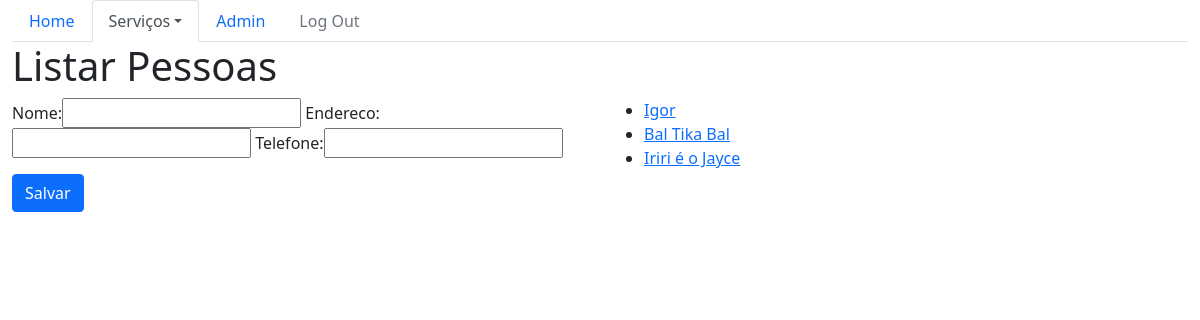
The page /core/pessoas/ on the database as committed earlier.
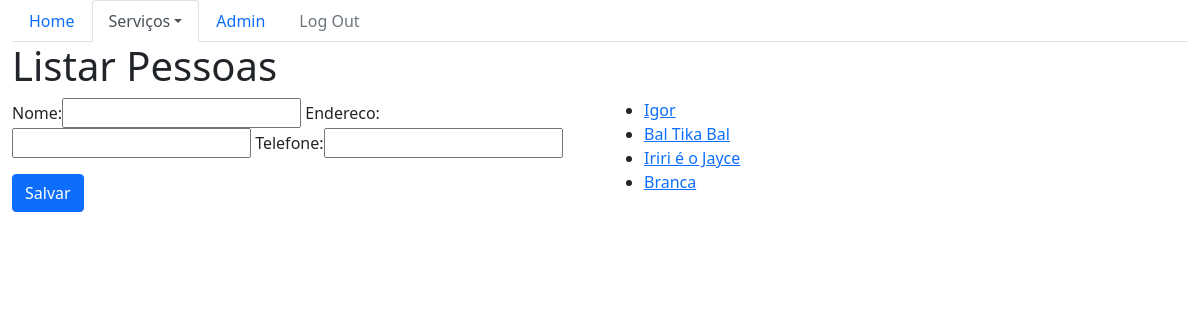
The same page on the database as committed later.
### core/models.py (models this page shows)
class Pessoa(models.Model):
    nome = models.CharField(max_length=100)
    endereco = models.CharField(max_length=200)
    telefone = models.CharField(max_length=20)
    def __str__(self):
        return self.nome

### core/views.py (the view)
# urls.py: path('pessoas/', lista_pessoas, name='core_lista_pessoas'),
def lista_pessoas(request):
    data = {}
    pessoas = Pessoa.objects.all()
    form = PessoaForm()
    data['titulo'] = 'Pessoas'
    data['objs'] = pessoas
    data['form'] = form
    data['create_url'] = 'core_pessoa_novo'
    data['update_url'] = 'core_pessoa_update'
    return render(request, 'core/listar.html', data)

### core/forms.py
class PessoaForm(ModelForm):
    class Meta:
        model = Pessoa
        fields = '__all__'

### core/templates/core/listar.html (shortened to what this page needs)
{% extends 'base.html' %}
{% load bootstrap %}
{% block menu %}
    <ul class="nav nav-tabs">
        <li class="nav-item">
            <a class="nav-link" aria-current="page" href="{% url 'core_home' %}">Home</a>
        </li>
        <li class="nav-item dropdown">
            <a class="nav-link active dropdown-toggle" data-bs-toggle="dropdown" href="#" role="button"
                aria-expanded="false">Serviços</a>
        </li>
        <li class="nav-item">
            <a class="nav-link" href="/admin">Admin</a>
        </li>
        <li class="nav-item">
            <a class="nav-link disabled" href="#">Log Out</a>
        </li>
    </ul>
{% endblock %}
{% block main %}
    <div class="row">
        <div class="col">
            <h1>Listar {{ titulo }}</h1>
        </div>
    </div>
    <div class="row">
        <div class="col-sm-6">
            <form action="{% url create_url %}" method="POST">
                {{ form|bootstrap }}
                <button type="submit" class="btn btn-primary">Salvar</button>
            </form>
        </div>
        <div class="col-sm-6">
            <ul>
                {% for obj in objs %}
                    <li>
                        <a href="{% url update_url obj.id %}">{{ obj }}</a>
                    </li>
                {% endfor %}
            </ul>
        </div>
    </div>
{% endblock %}

Rows that differ between the two databases and show on the page:
added Pessoa: nome "Branca"
